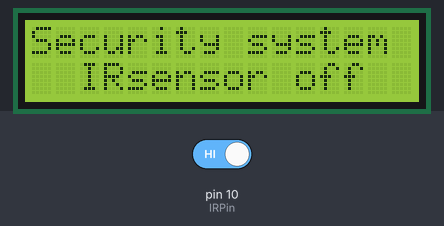
This sketch was run on a simulated Arduino Uno, built with avr-gcc and run on an emulated ATmega328P. On the bench: 16×2 character LCD. The inputs (shaded band) are chosen by the test bench; at power-on: pin 10 (IRPin) HIGH.

Above: at 1.2 s.
1.3 s: pin 10 (IRPin) driven LOW
At 2.4 s:
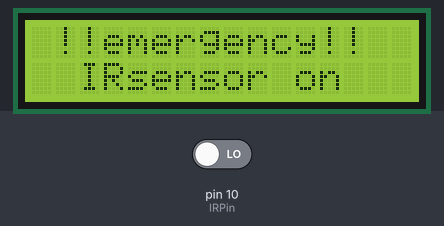
2.8 s: pin 10 (IRPin) driven HIGH
At 3.7 s:
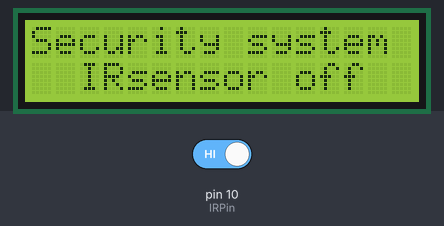
Timing chart, 0 to 5.8 s (numbered marks = the images above; inputs shaded):
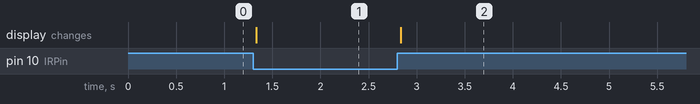

The sketch:

6-1_IR_LCD.ino
```cpp
#include <Wire.h>
#include <LiquidCrystal_I2C.h>
LiquidCrystal_I2C lcd(0x27, 16, 2); // 0x27 or 0x3F

int IRPin = 10;

void setup() {
  lcd.init();
  lcd.backlight();
  pinMode(IRPin, INPUT);
}

void loop() {
  if (digitalRead(IRPin) == LOW) {
    lcd.setCursor(0, 0); lcd.print(" !!emergency!! ");
    lcd.setCursor(0, 1); lcd.print("  IRsensor on   ");
  }
  else {
    lcd.setCursor(0, 0); lcd.print("Security system ");
    lcd.setCursor(0, 1); lcd.print("  IRsensor off  ");
  }
}
```

Measured:
- after the input at 1.3 s, the display: changes at once (image 1)
- after the input at 2.8 s, the display: changes at once (image 2)
